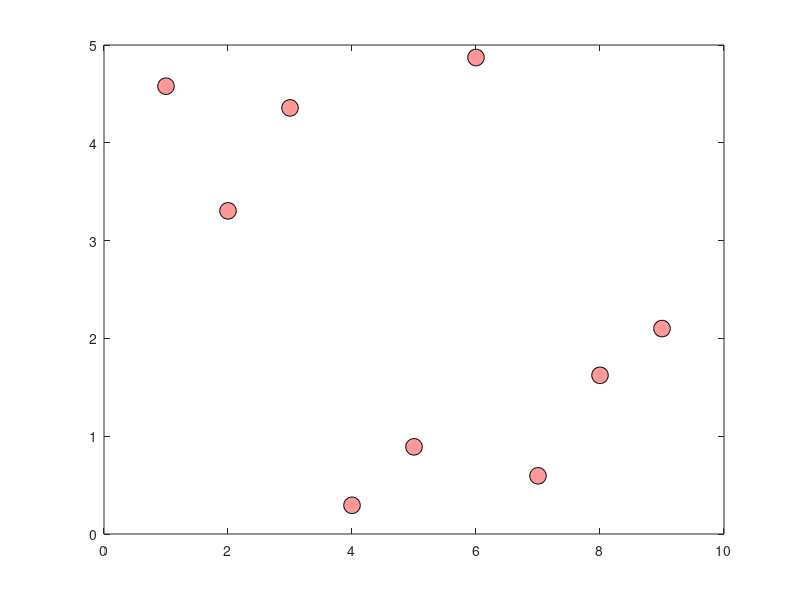

Recreate this plot in MATLAB. (Note: this script raises an error after producing the figure.)
clear;
close all;
%AS3959 firebrand number density Forest FDI100 BAL 12.5.

Firebrand_number_density = [4.578742787	3.304399089	4.356953492	0.293516668	0.891038109	4.871953403	0.595048248	1.622750862	2.100567105];


plot([Firebrand_number_density],'o','MarkerSize',12,'MarkerEdgeColor','black','MarkerFaceColor',[1 0.6 0.6]);

ax = gca;
ax.XTickLabels = {'House','Roof','Gutter','Sub-floor','Door','Deck','Window','House back','stairs'};
grid on;


box on
xtickangle(45)
xlabel('Location','FontWeight','bold','FontSize',20,...
    'FontName','Calibri');
ylabel('Firebrand number density (pcs.m^{-2})','FontWeight','bold','FontSize',20,...
    'FontName','Calibri');

set(gca,'fontsize',18);

legend('Firebrand number density on strategic locations')
